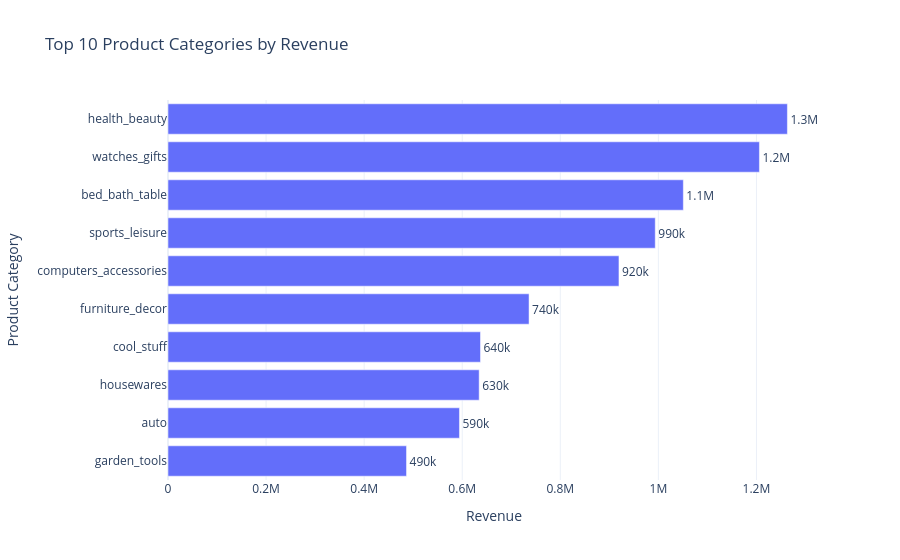

The notebook cell saved with this chart:
### Code cell
top_categories = dashboard_categories.head(10).sort_values('revenue')

fig = px.bar(
    top_categories,
    x='revenue',
    y='product_category_name_english',
    orientation='h',
    title='Top 10 Product Categories by Revenue',
    text='revenue'
)

fig.update_traces(
    texttemplate='%{text:.2s}',
    textposition='outside'
)

fig.update_layout(
    xaxis_title='Revenue',
    yaxis_title='Product Category',
    template='plotly_white'
)

fig.show()

### Figure 1 — Plotly figure (JSON) as saved in the notebook; plotly's stock layout.template omitted (floating-point values rounded to 4 significant figures)
{"data": [{"hovertemplate": "revenue=%{text}<br>product_category_name_english=%{y}<extra></extra>", "legendgroup": "", "marker": {"color": "#636efa", "pattern": {"shape": ""}}, "name": "", "orientation": "h", "showlegend": false, "text": [486400.0, 594400.0, 634500.0, 637300.0, 736300.0, 919600.0, 993700.0, 1051000.0, 1206000.0, 1263000.0], "textposition": "outside", "texttemplate": "%{text:.2s}", "type": "bar", "x": [486400.0, 594400.0, 634500.0, 637300.0, 736300.0, 919600.0, 993700.0, 1051000.0, 1206000.0, 1263000.0], "xaxis": "x", "y": ["garden_tools", "auto", "housewares", "cool_stuff", "furniture_decor", "computers_accessories", "sports_leisure", "bed_bath_table", "watches_gifts", "health_beauty"], "yaxis": "y"}], "layout": {"barmode": "relative", "legend": {"tracegroupgap": 0}, "title": {"text": "Top 10 Product Categories by Revenue"}, "xaxis": {"anchor": "y", "domain": [0, 1], "title": {"text": "Revenue"}}, "yaxis": {"anchor": "x", "domain": [0, 1], "title": {"text": "Product Category"}}}}
